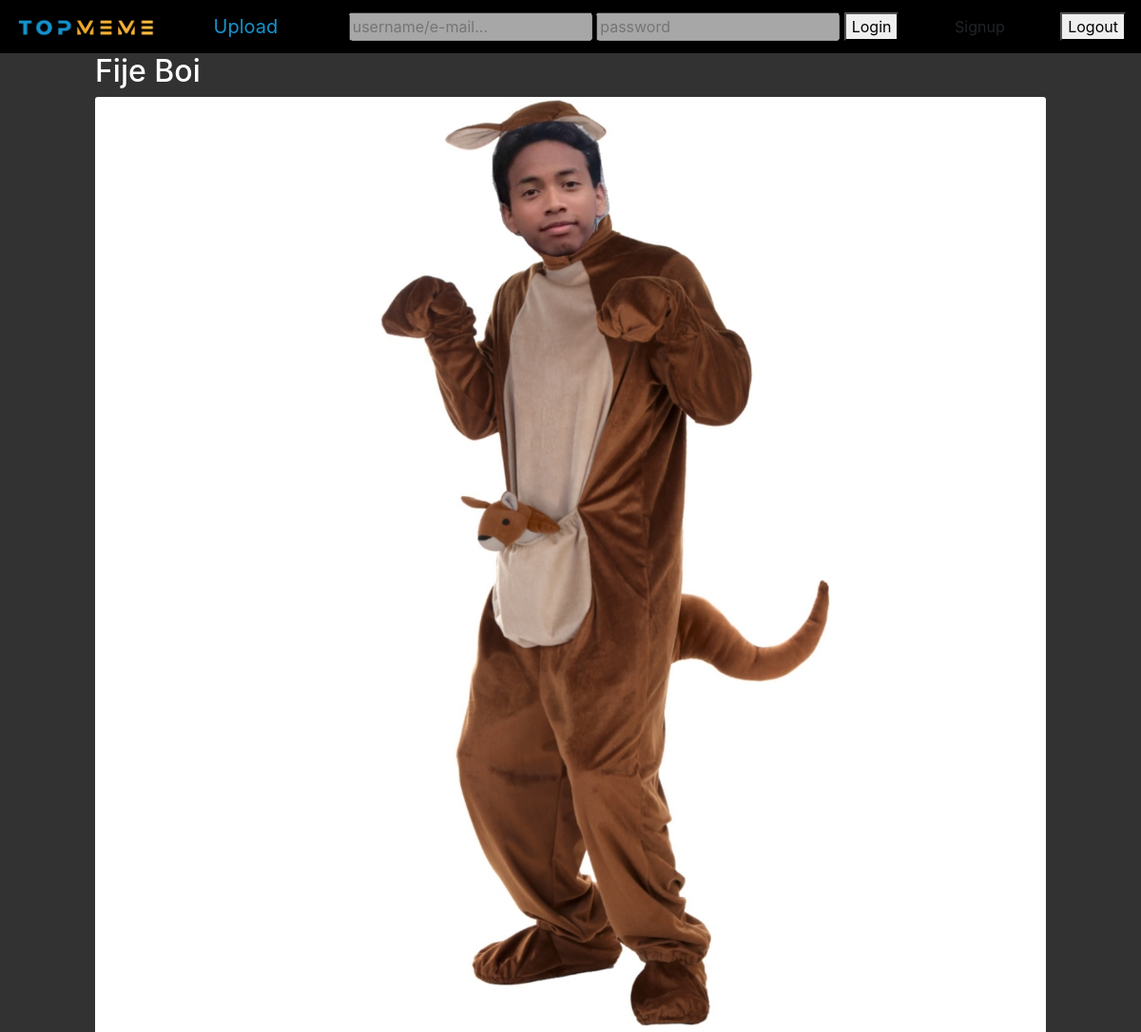
Page /views/read.php?readPost=8 on the committed database.
### tables this page shows
CREATE TABLE posts
(
	id integer not null
		constraint posts_pk
			primary key autoincrement
, caption varchar, img varchar);

### db.php (called while the page is built, shortened)
<?php
function connect(){
    try{
        $dsn = "sqlite:".__DIR__."/db.sqlite";
        $db = new PDO($dsn);
        $db->setAttribute(PDO::ATTR_ERRMODE,PDO::ERRMODE_EXCEPTION);
        $db->setAttribute(PDO::ATTR_DEFAULT_FETCH_MODE, PDO::FETCH_ASSOC);
        return $db;
    } catch (PDOException $e){
        echo $e->errorInfo;
        exit();
    }
}
function runQuery($query){
    $db = connect();
    $stmt = $db->prepare($query);
    $stmt->execute();
    $result = $stmt->fetchAll();
    return $result;
}
function getPost($id)
{
    $query = "SELECT * FROM posts WHERE id ='$id'";
    $success = runQuery($query);
    return $success;
}

### views/read.php (the view, shortened to what this page needs)
<?php
require "../db.php";
$post = getPost($_GET["readPost"]);
?>
<!doctype html>
<html lang="en">
<head>
    <link rel="stylesheet" href="/stylesheets/main.css">
    <link rel="stylesheet" href="/stylesheets/read.css">
    <link rel="stylesheet" href="https://stackpath.bootstrapcdn.com/bootstrap/4.4.1/css/bootstrap.min.css">
</head>
<?php require "header.php";
?>
<body>
<div class="grid-container">
    <h2 id="read-caption"><?= $post[0]['caption'] ?></h2>
    <img id="post-img" class="card-img-top" alt="the-post" src=<?= "../uploads/" . $post[0]['img']?>>
</div>
</body>
</html>

### stylesheets/main.css (style rules this page uses)
img { display: block; }
body { background-color: rgb(50,50,50) !important; }

### stylesheets/read.css (style rules this page uses)
.grid-container { display: grid; grid-template-columns: repeat(12,1fr); grid-template-areas: ". cap cap cap cap cap cap cap cap cap cap ." ". post post post post post post post post post post ."; }
#read-caption { color: #ffffff; grid-area: cap; }
#post-img { grid-area: post; }

### rows in the picture
posts: caption "Fije Boi", img (picture)
